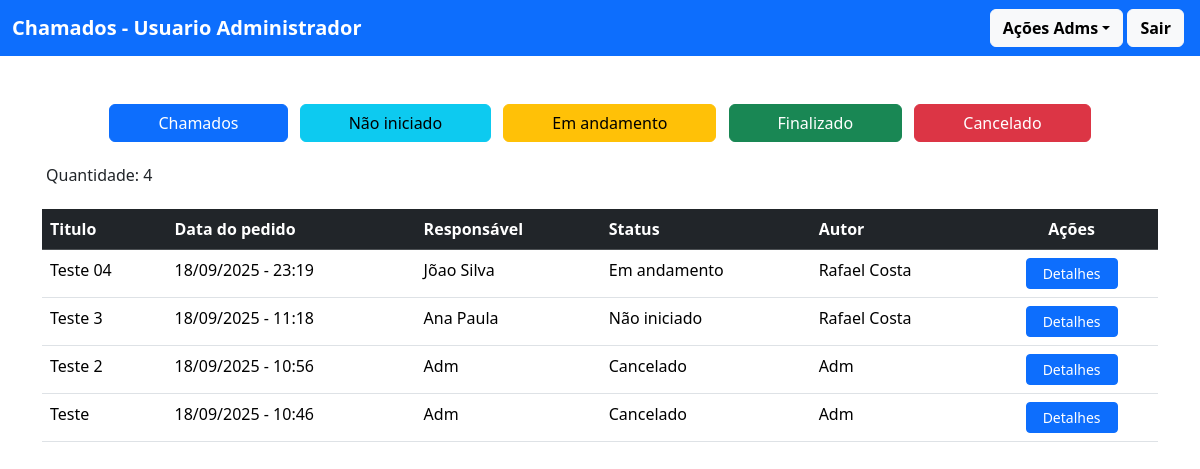
The app's page /ver_chamados/ (signed in) with its own data.
### chamado/models.py (models this page shows, shortened)
class Chamado(models.Model):
    STATUS = (
        ('nao_iniciado', 'Não iniciado'),
        ('em_andamento', 'Em andamento'),
        ('finalizado', 'Finalizado'),
        ('cancelado', 'Cancelado'),
    )
    titulo = models.CharField(max_length=255)
    data = models.DateTimeField()
    status = models.CharField(max_length=20, choices=STATUS, default="nao_iniciado")
    descricao = models.TextField()
    autor = models.ForeignKey(Perfil, on_delete=models.CASCADE, related_name='autor')
    responsavel = models.ForeignKey(Perfil, on_delete=models.CASCADE, related_name='responsavel')
    class Meta:
        ordering = ["-data"]

### usuario/models.py (models this page shows)
class Perfil(models.Model):
    user = models.OneToOneField(User, on_delete=models.CASCADE)
    nome_completo = models.CharField(max_length=255)
    adm = models.BooleanField(default=False)
    def __str__(self):
        return f"{self.nome_completo}"

### chamado/views.py (the view)
# urls.py: path('ver_chamados/', views.ver_chamados, name="ver_chamados"),
@login_required(login_url='/usuario/login/')
def ver_chamados(request):
    chamado = Chamado.objects.all()
    status = request.GET.get('status')
    if status:
        chamado = chamado.filter(status=status)
    qtd = chamado.count()
    return render(request, 'adm/ver_chamado.html', {'chamados': chamado, 'quantidade': qtd})

### chamado/templates/adm/ver_chamado.html (shortened to what this page needs)
{% extends "modelo.html" %}
{% block content %}
<div class="text-center">
    <form method="get" action="">
        <button type="submit" class="btn btn-primary px-5 me-2">Chamados</button>
        <button type="submit" name="status" value="nao_iniciado" class="btn btn-info px-5 me-2">Não iniciado</button>
        <button type="submit" name="status" value="em_andamento" class="btn btn-warning px-5 me-2">Em andamento</button>
        <button type="submit" name="status" value="finalizado" class="btn btn-success px-5 me-2">Finalizado</button>
        <button type="submit" name="status" value="cancelado" class="btn btn-danger px-5">Cancelado</button>
    </form>
</div>
<br>
<h6 class="mb-4 ms-1">Quantidade: {{ quantidade }}</h6>
{% if quantidade != 0 %}
    <table class="table table-hover">
        <thead class="table-dark">
            <tr>
                <th>Titulo</th>
                <th>Data do pedido</th>
                <th>Responsável</th>
                <th>Status</th>
                <th>Autor</th>
                <th class="text-center">Ações</th>
            </tr>
        </thead>
        <tbody>
            {% for i in chamados %}
            <tr>
                <td>{{i.titulo}}</td>
                <td>{{i.data|date:'d/m/Y - H:i'}}</td>
                <td>{{i.responsavel}}</td>
                <td>{{i.get_status_display}}</td>
                <td>{{i.autor}}</td>
                <td class="text-center">
                    <a href="{% url 'ver_detalhes' i.id%}" class="btn btn-sm btn-primary px-3">Detalhes</a>
                </td>
            </tr>
            {% endfor %}
        </tbody>
    </table>
{% endif %}
{% endblock %}

### records on screen
Chamado: titulo "Teste 04", data "18/09/2025 - 23:19", responsavel "Jõao Silva", status "Em andamento", autor "Rafael Costa"
Chamado: titulo "Teste 3", data "18/09/2025 - 11:18", responsavel "Ana Paula", status "Não iniciado", autor "Rafael Costa"
Chamado: titulo "Teste 2", data "18/09/2025 - 10:56", responsavel "Adm", status "Cancelado", autor "Adm"
Chamado: titulo "Teste", data "18/09/2025 - 10:46", responsavel "Adm", status "Cancelado", autor "Adm"

### other values on screen
{{ quantidade }} "4"
